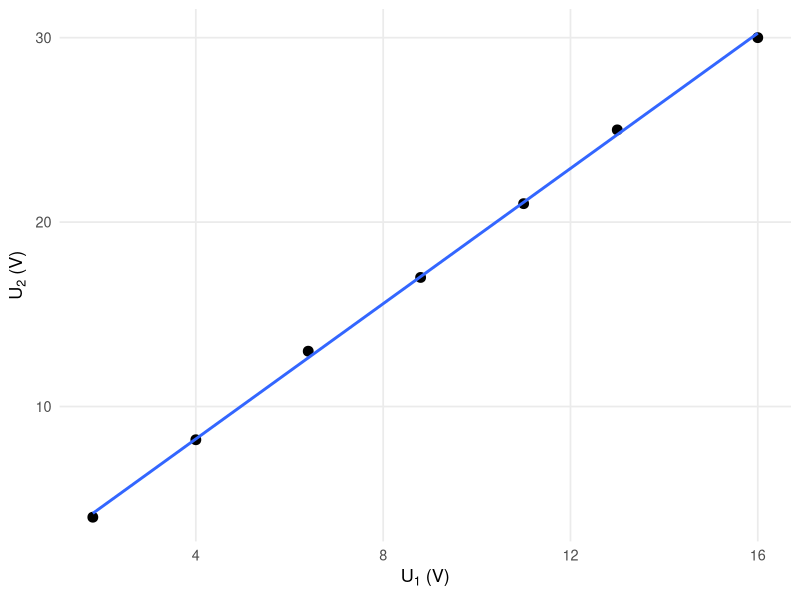
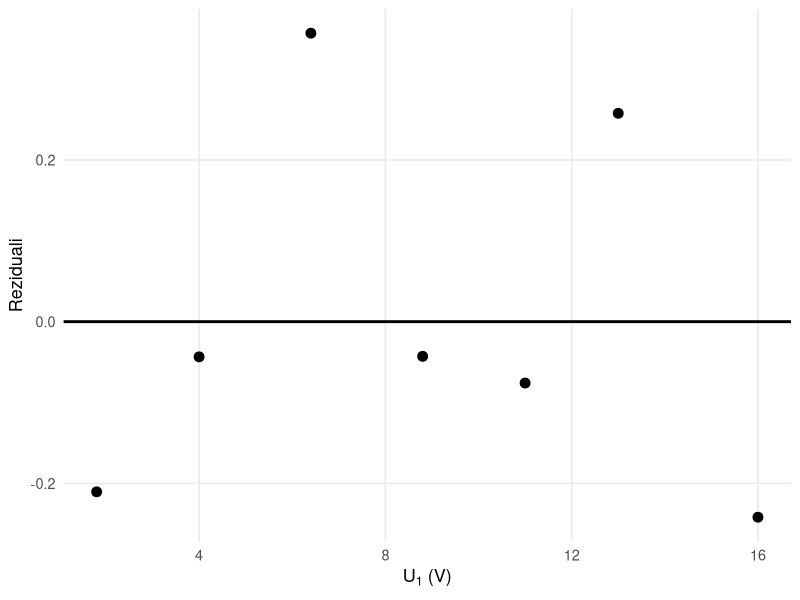
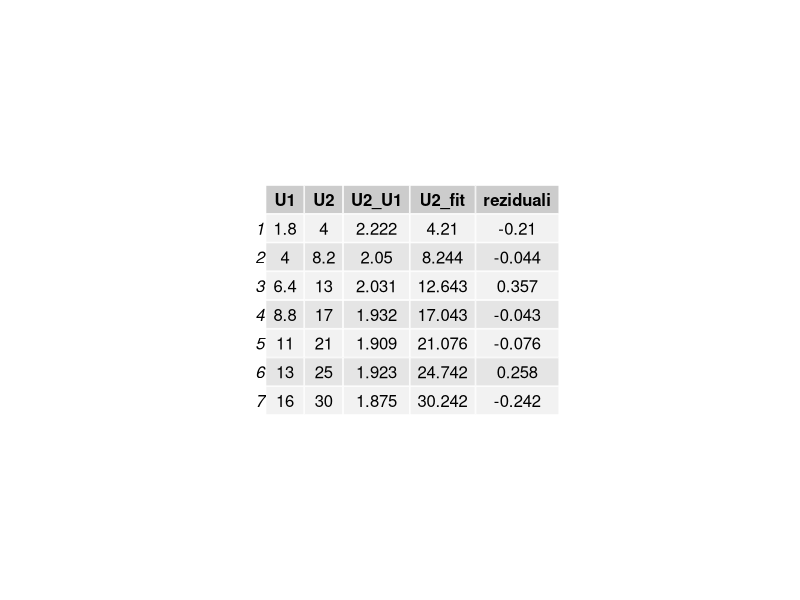
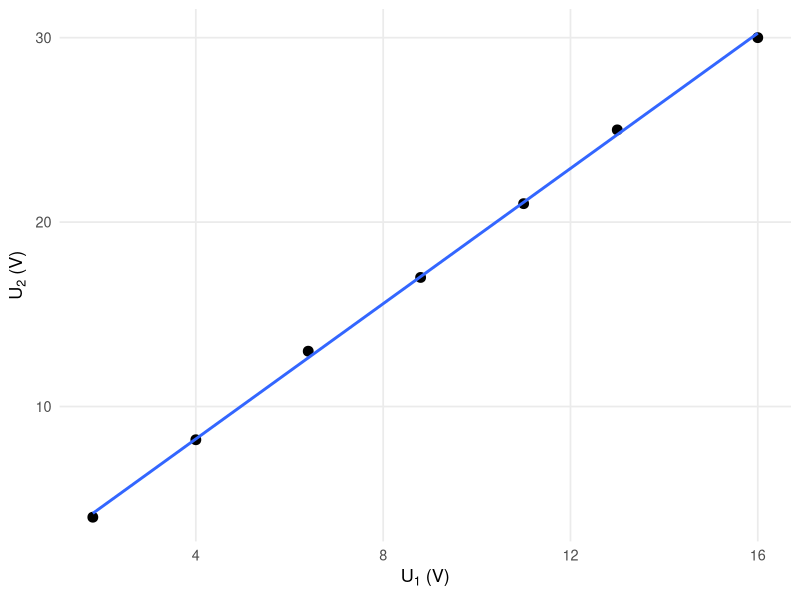
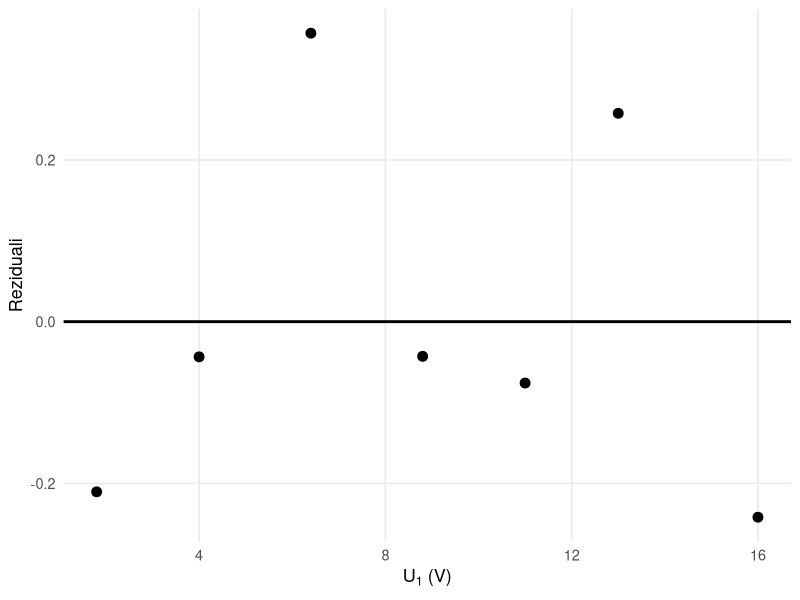
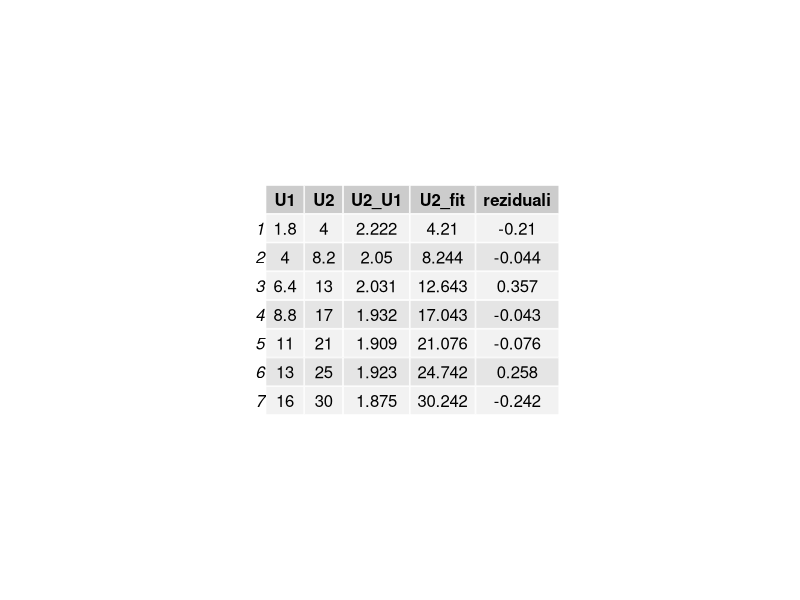

Source code (R) for these figures, in order:
library(ggplot2)
library(gridExtra)
library(grid)

U1 <- c(1.8, 4.0, 6.4, 8.8, 11.0, 13.0, 16.0)
U2 <- c(4.0, 8.2, 13.0, 17.0, 21.0, 25.0, 30.0)

df <- data.frame(U1 = U1, U2 = U2)
df$U2_U1 <- df$U2 / df$U1


n1 <- 300
n2 <- 600
teorijski_omjer <- n2 / n1


model <- lm(U2 ~ U1, data = df)
summary_model <- summary(model)

a <- coef(model)[2]
b <- coef(model)[1]

df$U2_fit <- fitted(model)
df$reziduali <- resid(model)


pearson_r <- cor(df$U1, df$U2, method = "pearson")
R2 <- summary_model$r.squared
odstupanje <- abs(a - teorijski_omjer) / teorijski_omjer * 100


cat("Tablica mjerenja:\n")
print(round(df, 3))
cat("\n")

cat("Jednadžba pravca:\n")
cat(sprintf("U2 = %.4f * U1 %+ .4f\n", a, b))
cat(sprintf("Teorijski omjer n2/n1 = %.3f\n", teorijski_omjer))
cat(sprintf("Pearsonov koeficijent r = %.4f\n", pearson_r))
cat(sprintf("Koeficijent determinacije R^2 = %.4f\n", R2))
cat(sprintf("Relativno odstupanje = %.2f %%\n", odstupanje))
cat("\n")

p1 <- ggplot(df, aes(x = U1, y = U2)) +
  geom_point(size = 3) +
  geom_smooth(method = "lm", se = FALSE, linewidth = 1) +
  labs(
    x = expression(U[1] ~ "(V)"),
    y = expression(U[2] ~ "(V)")
  ) +
  theme_minimal(base_size = 13) +
  theme(
    panel.grid.minor = element_blank()
  )

print(p1)

p2 <- ggplot(df, aes(x = U1, y = reziduali)) +
  geom_point(size = 3) +
  geom_hline(yintercept = 0, linewidth = 1) +
  labs(
    x = expression(U[1] ~ "(V)"),
    y = "Reziduali"
  ) +
  theme_minimal(base_size = 13) +
  theme(
    panel.grid.minor = element_blank()
  )

print(p2)

tablica <- tableGrob(round(df, 3))

grid.newpage()
grid.draw(tablica)

ggsave("graf_glavni_transformator_600.pdf", plot = p1, width = 8, height = 5)
ggsave("graf_reziduali_transformator_600.pdf", plot = p2, width = 8, height = 4.5)

pdf("tablica_transformator_600.pdf", width = 8, height = 3.2)
grid.newpage()
grid.draw(tablica)
dev.off()
